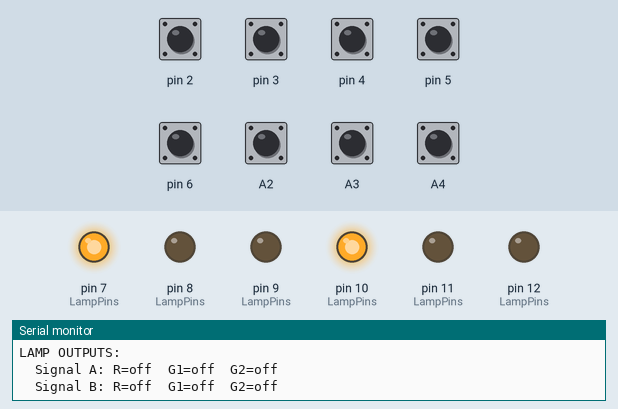
The sketch below on a simulated Arduino Uno, built with avr-gcc and run on an emulated ATmega328P. Shown: output pins drawn as LEDs (lit = HIGH), the last lines printed to the serial monitor. Inputs (shaded band) come from the test bench; at power-on: A2–4, pin 2–6 HIGH.

Above: at 1.2 s.
1.3 s: A4 pulled LOW for 0.15 s
At 2.4 s:
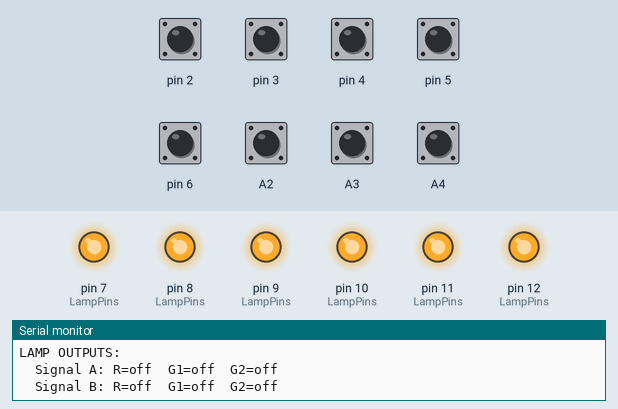
2.9 s: pin 3 pulled LOW for 0.15 s
At 3.11 s:
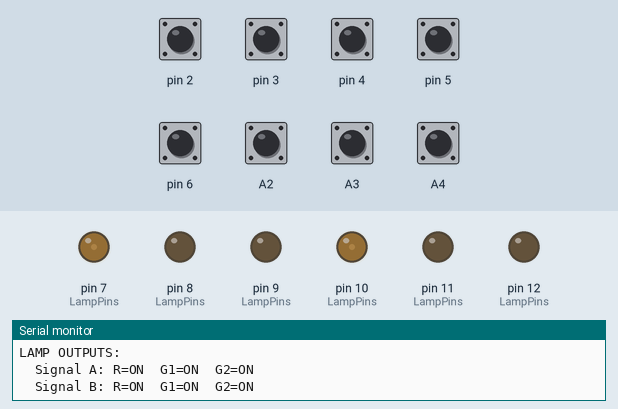
At 3.47 s:
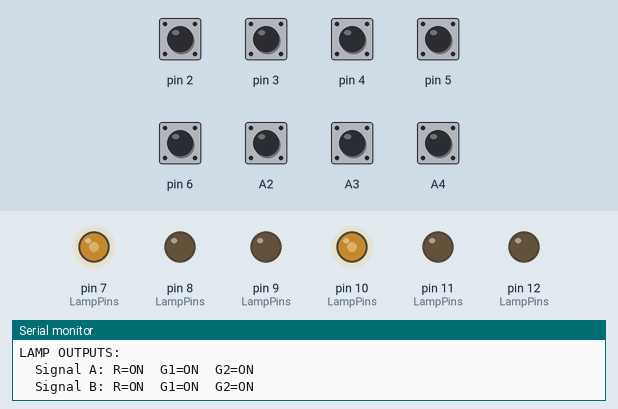
Timing chart, 0 to 5.9 s (numbered marks = the images above; inputs shaded):
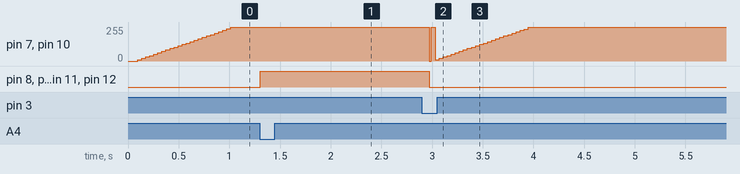

The sketch:

SignalLys_2X_Momentbrytere.ino
```cpp
#include <EEPROM.h>

// Uncomment to enable serial monitor output
#define SERIAL_MONITOR_ENABLED
#define DEBUG_MSG

enum Direction {
  DIR_NONE = 0,
  DIR_A_TO_B = 1,
  DIR_B_TO_A = 2
};

struct Pins {
  // Inputs (active-low)
  static const uint8_t Train = 2;
  static const uint8_t PBA = 3;  // Pushbutton A
  static const uint8_t PBB = 4;  // Pushbutton B
  static const uint8_t SCA = 5;  // Switch A closed
  static const uint8_t SCB = A2; // Switch B closed
  static const uint8_t SCC = 6;  // Switch C closed
  static const uint8_t SCD = A3; // Switch D closed
  static const uint8_t Debug = A4;
  static const uint8_t SerialEnable = A5;

  // Outputs – Signal A
  static const uint8_t A_R = 7;
  static const uint8_t A_G1 = 9;
  static const uint8_t A_G2 = 8;

  // Outputs – Signal B
  static const uint8_t B_R = 10;
  static const uint8_t B_G1 = 12;
  static const uint8_t B_G2 = 11;
};

class DebouncedActiveLow {
public:
  void Begin(uint8_t pin) {
    _pin = pin;
    _stable = ReadRaw();
    _lastStable = _stable;
    _changedAt = millis();
  }

  bool PressedEvent(uint32_t debounceMs, const char* debugName = nullptr) {
    bool raw = ReadRaw();
    if (raw != _stable) {
      _stable = raw;
      _changedAt = millis();
    }
    if ((millis() - _changedAt) < debounceMs) return false;

    bool now = _stable;
    bool was = _lastStable;

    // Only print when state actually changes (edge detection moment)
    if (now != was && debugName != nullptr) {
      Serial.print("EDGE DETECT ");
      Serial.print(debugName);
      Serial.print(": was=");
      Serial.print(was);
      Serial.print(" now=");
      Serial.print(now);
      Serial.print(" result=");
      Serial.println((was == true && now == false) ? "PRESS" : "release");
    }

    _lastStable = now;

    return (was == true && now == false);  // falling edge = press
  }

  bool IsActive(uint32_t debounceMs) {
    bool raw = ReadRaw();
    if (raw != _stable) {
      _stable = raw;
      _changedAt = millis();
    }
    if ((millis() - _changedAt) < debounceMs) return !raw;
    return !_stable;  // active-low
  }

private:
  bool ReadRaw() const {
    return digitalRead(_pin) == HIGH;
  }

  uint8_t _pin = 0;
  bool _stable = true;
  bool _lastStable = true;
  uint32_t _changedAt = 0;
};

// Debug states: 0=OFF, 1=ALL_ON, 2=CYCLE, 3=MAN_0, 4=MAN_1, 5=MAN_2, 6=MAN_3, 7=MAN_4, 8=MAN_5
static const uint8_t DBG_OFF = 0;
static const uint8_t DBG_ALL_ON = 1;
static const uint8_t DBG_CYCLE = 2;
static const uint8_t DBG_MAN_0 = 3;
static const uint8_t DBG_MAN_1 = 4;
static const uint8_t DBG_MAN_2 = 5;
static const uint8_t DBG_MAN_3 = 6;
static const uint8_t DBG_MAN_4 = 7;
static const uint8_t DBG_MAN_5 = 8;

static const int EepromAddrDirection = 0;

static Direction g_direction = DIR_NONE;  // Current direction state
static uint8_t g_dbgState = DBG_OFF;
static uint8_t g_cycleStep = 0;      // for CYCLE mode LED stepping
static uint32_t g_dbgLast = 0;
static uint8_t g_flashCount = 6;     // for exit flash sequence (6 = complete/not flashing)
static bool g_flashOn = false;

// Switch state tracking for change detection
static bool g_prevSCA = false;
static bool g_prevSCB = false;
static bool g_prevSCC = false;
static bool g_prevSCD = false;

// Train detection - IIR filter with hysteresis (Schmitt trigger) + delay
static int32_t g_trainAccum = 0;             // Accumulated "HIGH time" in ms
static uint32_t g_trainLastSample = 0;       // Last sample timestamp
static const int32_t TrainFilterMs = 20;     // Filter window ~20ms
static const int32_t TrainHighThresh = 12;   // 60% - must exceed to go HIGH
static const int32_t TrainLowThresh = 8;     // 40% - must drop below to go LOW
static bool g_trainFiltered = false;         // Filtered train state (after debounce)
static uint32_t g_trainDetectedAt = 0;       // When filtered state first went HIGH
static const uint32_t TrainDelayMs = 1000;   // 2 second delay before taking effect

static const uint32_t FadeMs      = 1000;
static const uint16_t PwmPeriodUs = 1000;
static const uint8_t  FadeSteps   = 60;

static DebouncedActiveLow g_btnA;
static DebouncedActiveLow g_btnB;
static DebouncedActiveLow g_swA;
static DebouncedActiveLow g_swB;
static DebouncedActiveLow g_swC;
static DebouncedActiveLow g_swD;
static DebouncedActiveLow g_btnDbg;


// EEPROM functions - kept for future use but not currently active
static void LoadDirection() {
  uint8_t val = EEPROM.read(EepromAddrDirection);
  if (val <= DIR_B_TO_A) {
    g_direction = static_cast<Direction>(val);
  } else {
    g_direction = DIR_NONE;
  }
}

static void SaveDirection() {
  EEPROM.update(EepromAddrDirection, static_cast<uint8_t>(g_direction));
}

static void ResetDirectionToKnown() {
  g_direction = DIR_NONE;
  EEPROM.update(EepromAddrDirection, DIR_NONE);
}

static void WriteLamp(uint8_t pin, bool on) {
  digitalWrite(pin, on ? HIGH : LOW);
}

static void SetAllLamps(bool on) {
  WriteLamp(Pins::A_R, on);
  WriteLamp(Pins::A_G1, on);
  WriteLamp(Pins::A_G2, on);
  WriteLamp(Pins::B_R, on);
  WriteLamp(Pins::B_G1, on);
  WriteLamp(Pins::B_G2, on);
}

static void SetOneLampByStep(uint8_t step) {
  SetAllLamps(false);
  switch (step % 6) {
    case 0: WriteLamp(Pins::A_G1, true); break;
    case 1: WriteLamp(Pins::A_G2, true); break;
    case 2: WriteLamp(Pins::A_R, true); break;
    case 3: WriteLamp(Pins::B_G1, true); break;
    case 4: WriteLamp(Pins::B_G2, true); break;
    default: WriteLamp(Pins::B_R, true); break;
  }
}

static void FadeGroup(uint8_t* pins, uint8_t count, bool fadeIn, uint32_t totalMs) {
  if (count == 0) return;
  uint32_t stepMs = totalMs / FadeSteps;
  for (uint8_t i = 0; i < FadeSteps; i++) {
    uint8_t duty = fadeIn
      ? (uint8_t)((uint32_t)i * 255 / (FadeSteps - 1))
      : (uint8_t)(255 - (uint32_t)i * 255 / (FadeSteps - 1));
    uint32_t deadline = millis() + stepMs;
    uint16_t highUs = (uint32_t)duty * PwmPeriodUs / 255;
    uint16_t lowUs  = PwmPeriodUs - highUs;
    while (millis() < deadline) {
      if (highUs > 0) {
        for (uint8_t j = 0; j < count; j++) digitalWrite(pins[j], HIGH);
        delayMicroseconds(highUs);
      }
      if (lowUs > 0) {
        for (uint8_t j = 0; j < count; j++) digitalWrite(pins[j], LOW);
        delayMicroseconds(lowUs);
      }
    }
  }
  for (uint8_t j = 0; j < count; j++)
    digitalWrite(pins[j], fadeIn ? HIGH : LOW);
}


static const uint8_t LampPins[6] = {
  Pins::A_R, Pins::A_G1, Pins::A_G2,
  Pins::B_R, Pins::B_G1, Pins::B_G2
};

static void ApplyNormalOutputs(bool scaClosed, bool scbClosed, bool sccClosed, bool scdClosed, Direction dir) {
  // Direction None → both Red
  if (dir == DIR_NONE) {
    WriteLamp(Pins::A_R, true);
    WriteLamp(Pins::A_G1, false);
    WriteLamp(Pins::A_G2, false);
    WriteLamp(Pins::B_R, true);
    WriteLamp(Pins::B_G1, false);
    WriteLamp(Pins::B_G2, false);
    return;
  }

  if (dir == DIR_A_TO_B) {
    // Signal A can only be green if SCB is closed (thrown)
    bool aCanBeGreen = scbClosed;
    WriteLamp(Pins::A_R, !aCanBeGreen);
    WriteLamp(Pins::A_G1, aCanBeGreen);
    WriteLamp(Pins::A_G2, aCanBeGreen && scaClosed);
    WriteLamp(Pins::B_R, true);
    WriteLamp(Pins::B_G1, false);
    WriteLamp(Pins::B_G2, false);
  } else { // DIR_B_TO_A
    // Signal B requires SCB closed for any green
    // Green2 requires SCB, SCC, and SCD all closed
    bool bCanBeGreen = scbClosed;
    WriteLamp(Pins::A_R, true);
    WriteLamp(Pins::A_G1, false);
    WriteLamp(Pins::A_G2, false);
    WriteLamp(Pins::B_R, !bCanBeGreen);
    WriteLamp(Pins::B_G1, bCanBeGreen);
    WriteLamp(Pins::B_G2, bCanBeGreen && sccClosed && scdClosed);
  }
}

static void ApplyNormalOutputsSlowly(bool scaClosed, bool scbClosed, bool sccClosed, bool scdClosed, Direction dir) {
  bool desired[6];
  if (dir == DIR_NONE) {
    desired[0] = true;  desired[1] = false; desired[2] = false;
    desired[3] = true;  desired[4] = false; desired[5] = false;
  } else if (dir == DIR_A_TO_B) {
    bool aGreen = scbClosed;
    desired[0] = !aGreen;
    desired[1] = aGreen;
    desired[2] = aGreen && scaClosed;
    desired[3] = true;  desired[4] = false; desired[5] = false;
  } else {
    bool bGreen = scbClosed;
    desired[0] = true;  desired[1] = false; desired[2] = false;
    desired[3] = !bGreen;
    desired[4] = bGreen;
    desired[5] = bGreen && sccClosed && scdClosed;
  }

  uint8_t toOff[6]; uint8_t offCount = 0;
  uint8_t toOn[6];  uint8_t onCount  = 0;
  for (uint8_t i = 0; i < 6; i++) {
    bool cur = (digitalRead(LampPins[i]) == HIGH);
    if (cur && !desired[i])  toOff[offCount++] = LampPins[i];
    if (!cur && desired[i])  toOn[onCount++]   = LampPins[i];
  }
  if (offCount == 0 && onCount == 0) return;

  FadeGroup(toOff, offCount, false, FadeMs);
  FadeGroup(toOn,  onCount,  true,  FadeMs);
}

static void AdvanceDebugState() {
  if (g_dbgState == DBG_MAN_5) {
    // Transition to OFF - start flash sequence
    g_dbgState = DBG_OFF;
    g_flashCount = 0;
    g_flashOn = true;
    g_dbgLast = millis();
    SetAllLamps(true);
  } else {
    g_dbgState++;
    if (g_dbgState == DBG_CYCLE) {
      g_cycleStep = 0;
      g_dbgLast = millis();
    }
  }
}

static void RunDebug(uint32_t now) {
  if (g_dbgState == DBG_ALL_ON) {
    SetAllLamps(true);
    return;
  }

  if (g_dbgState == DBG_CYCLE) {
    if (now - g_dbgLast >= 1000) {
      g_dbgLast = now;
      g_cycleStep = (g_cycleStep + 1) % 6;
    }
    SetOneLampByStep(g_cycleStep);
    return;
  }

  // MAN_0 to MAN_5: show one LED based on state (state 3 = step 0, state 8 = step 5)
  if (g_dbgState >= DBG_MAN_0 && g_dbgState <= DBG_MAN_5) {
    SetOneLampByStep(g_dbgState - DBG_MAN_0);
  }
}

// Returns true while flashing is in progress
static bool RunExitFlash(uint32_t now) {
  if (g_flashCount >= 6) return false;  // 3 on + 3 off = 6 transitions done

  if (now - g_dbgLast >= 500) {
    g_dbgLast = now;
    g_flashOn = !g_flashOn;
    g_flashCount++;
    SetAllLamps(g_flashOn);
  }
  return true;
}

#ifdef SERIAL_MONITOR_ENABLED
// Unified debug state tracking
struct DebugState {
  uint8_t pba, pbb, train;
  uint8_t sca, scb, scc, scd;
  Direction dir;
  uint32_t lastPrintTime;
  bool initialized;
};
static DebugState g_dbg = {0, 0, 0, 0, 0, 0, 0, DIR_NONE, 0, false};

static void PrintFullState(const char* reason) {
  Serial.println();
  Serial.print("=== ");
  Serial.print(reason);
  Serial.println(" ===");

  // Raw pin readings (0=LOW/active, 1=HIGH/inactive for active-low inputs)
  Serial.println("RAW PINS (0=LOW, 1=HIGH):");
  Serial.print("  Buttons: PBA(D3)=");
  Serial.print(digitalRead(Pins::PBA));
  Serial.print("  PBB(D4)=");
  Serial.println(digitalRead(Pins::PBB));

  Serial.print("  Train:   D2=");
  Serial.println(digitalRead(Pins::Train));

  Serial.print("  Switches: SCA(D5)=");
  Serial.print(digitalRead(Pins::SCA));
  Serial.print("  SCB(A2)=");
  Serial.print(digitalRead(Pins::SCB));
  Serial.print("  SCC(D6)=");
  Serial.print(digitalRead(Pins::SCC));
  Serial.print("  SCD(A3)=");
  Serial.println(digitalRead(Pins::SCD));

  // Debounced button states (important for edge detection)
  Serial.print("DEBOUNCED BUTTONS: PBA=");
  Serial.print(g_btnA.IsActive(25) ? "PRESSED" : "released");
  Serial.print("  PBB=");
  Serial.println(g_btnB.IsActive(25) ? "PRESSED" : "released");

  // Switches (raw is fine, they're stable)
  Serial.print("SWITCHES: A=");
  Serial.print(digitalRead(Pins::SCA) == LOW ? "CLOSED" : "open");
  Serial.print("  B=");
  Serial.print(digitalRead(Pins::SCB) == LOW ? "CLOSED" : "open");
  Serial.print("  C=");
  Serial.print(digitalRead(Pins::SCC) == LOW ? "CLOSED" : "open");
  Serial.print("  D=");
  Serial.println(digitalRead(Pins::SCD) == LOW ? "CLOSED" : "open");

  // Current state
  Serial.println("LOGIC STATE:");
  Serial.print("  Direction: ");
  if (g_direction == DIR_NONE) Serial.println("None");
  else if (g_direction == DIR_A_TO_B) Serial.println("A->B");
  else Serial.println("B->A");

  Serial.print("  Train present: ");
  Serial.println(digitalRead(Pins::Train) == HIGH ? "YES (raw)" : "no (raw)");
  Serial.print("Train accumulated : ");
  Serial.println(g_trainAccum);

  // Signal lamp outputs
  Serial.println("LAMP OUTPUTS:");
  Serial.print("  Signal A: R=");
  Serial.print(digitalRead(Pins::A_R) ? "ON" : "off");
  Serial.print("  G1=");
  Serial.print(digitalRead(Pins::A_G1) ? "ON" : "off");
  Serial.print("  G2=");
  Serial.println(digitalRead(Pins::A_G2) ? "ON" : "off");

  Serial.print("  Signal B: R=");
  Serial.print(digitalRead(Pins::B_R) ? "ON" : "off");
  Serial.print("  G1=");
  Serial.print(digitalRead(Pins::B_G1) ? "ON" : "off");
  Serial.print("  G2=");
  Serial.println(digitalRead(Pins::B_G2) ? "ON" : "off");
  Serial.println();
}

static void HandleSerialInput() {
  if (Serial.available() > 0) {
    char c = Serial.read();
    if (c == 's' || c == 'S') {
      PrintFullState("STATUS REQUEST");
    } else if (c == '?') {
      Serial.println();
      Serial.println("Commands: s=status, ?=help");
    }
  }
}

static void DebugCheckAndPrint(bool pressedA, bool pressedB) {
  HandleSerialInput();
  uint32_t now = millis();

  // Read current raw states
  uint8_t pba = digitalRead(Pins::PBA);
  uint8_t pbb = digitalRead(Pins::PBB);
  uint8_t train = digitalRead(Pins::Train);
  uint8_t sca = digitalRead(Pins::SCA);
  uint8_t scb = digitalRead(Pins::SCB);
  uint8_t scc = digitalRead(Pins::SCC);
  uint8_t scd = digitalRead(Pins::SCD);

  // Check for button press events
  if (pressedA) {
    PrintFullState("PBA PRESSED");
    g_dbg.lastPrintTime = now;
    return;
  }
  if (pressedB) {
    PrintFullState("PBB PRESSED");
    g_dbg.lastPrintTime = now;
    return;
  }

  // Check for direction change
  if (g_dbg.initialized && g_dbg.dir != g_direction) {
    PrintFullState("DIRECTION CHANGED");
    g_dbg.dir = g_direction;
    g_dbg.lastPrintTime = now;
    return;
  }

  // Check for any input state change
  bool changed = !g_dbg.initialized ||
                 pba != g_dbg.pba || pbb != g_dbg.pbb ||
                 train != g_dbg.train ||
                 sca != g_dbg.sca || scb != g_dbg.scb ||
                 scc != g_dbg.scc || scd != g_dbg.scd;

  // Print on change or every 60 seconds
  bool timeout = (now - g_dbg.lastPrintTime) >= 60000;

  if (changed) {
    PrintFullState("INPUT CHANGED");
  } else if (timeout) {
    PrintFullState("PERIODIC (60s)");
  } else {
    return;  // No print needed
  }

  // Update saved state
  g_dbg.pba = pba;
  g_dbg.pbb = pbb;
  g_dbg.train = train;
  g_dbg.sca = sca;
  g_dbg.scb = scb;
  g_dbg.scc = scc;
  g_dbg.scd = scd;
  g_dbg.dir = g_direction;
  g_dbg.lastPrintTime = now;
  g_dbg.initialized = true;
}
#endif

void setup() {
  pinMode(Pins::Debug, INPUT_PULLUP);
  pinMode(Pins::SerialEnable, INPUT_PULLUP);

  delay(5);
  bool debugHeldAtBoot = (digitalRead(Pins::Debug) == LOW);
  if (debugHeldAtBoot) {
    ResetDirectionToKnown();
  }
  // EEPROM loading disabled - direction starts as None
  // else LoadDirection();
  g_direction = DIR_NONE;

#ifdef SERIAL_MONITOR_ENABLED
  Serial.begin(115200);
  Serial.println("Signal controller started");
#endif

  pinMode(Pins::Train, INPUT_PULLUP);
  pinMode(Pins::PBA, INPUT_PULLUP);
  pinMode(Pins::PBB, INPUT_PULLUP);
  pinMode(Pins::SCA, INPUT_PULLUP);
  pinMode(Pins::SCB, INPUT_PULLUP);
  pinMode(Pins::SCC, INPUT_PULLUP);
  pinMode(Pins::SCD, INPUT_PULLUP);

  pinMode(Pins::A_R, OUTPUT);
  pinMode(Pins::A_G1, OUTPUT);
  pinMode(Pins::A_G2, OUTPUT);
  pinMode(Pins::B_R, OUTPUT);
  pinMode(Pins::B_G1, OUTPUT);
  pinMode(Pins::B_G2, OUTPUT);

  g_btnA.Begin(Pins::PBA);
  g_btnB.Begin(Pins::PBB);
  g_swA.Begin(Pins::SCA);
  g_swB.Begin(Pins::SCB);
  g_swC.Begin(Pins::SCC);
  g_swD.Begin(Pins::SCD);
  g_btnDbg.Begin(Pins::Debug);

  // Initialize previous switch states
  g_prevSCA = g_swA.IsActive(0);
  g_prevSCB = g_swB.IsActive(0);
  g_prevSCC = g_swC.IsActive(0);
  g_prevSCD = g_swD.IsActive(0);

  // Initialize train filter timestamp
  g_trainLastSample = millis();
}

void loop() {
  const uint32_t DebounceMs = 5;  // Reduced - hardware RC filter handles debounce
  uint32_t now = millis();

  // Train detection with IIR filter (leaky integrator) for debounce
  bool trainRawPin = (digitalRead(Pins::Train) == HIGH);
  uint32_t elapsed = now - g_trainLastSample;
  g_trainLastSample = now;

  // Leaky integrator: accumulate HIGH time, drain LOW time
  if (trainRawPin) {
    g_trainAccum += elapsed;
    if (g_trainAccum > TrainFilterMs) g_trainAccum = TrainFilterMs;
  } else {
    g_trainAccum -= elapsed;
    if (g_trainAccum < 0) g_trainAccum = 0;
  }

  // Schmitt trigger: hysteresis to prevent oscillation
  bool trainFiltered;
  if (g_trainFiltered) {
    // Currently HIGH - must drop below 40% to go LOW
    trainFiltered = (g_trainAccum >= TrainLowThresh);
  } else {
    // Currently LOW - must exceed 60% to go HIGH
    trainFiltered = (g_trainAccum > TrainHighThresh);
  }

  // Track when filtered state first goes HIGH (start 2-second delay timer)
  if (trainFiltered && !g_trainFiltered) {
    g_trainDetectedAt = now;
  }
  g_trainFiltered = trainFiltered;

  // Train is only "present" for logic after 2 seconds of continuous filtered detection
  bool train = g_trainFiltered && (now - g_trainDetectedAt >= TrainDelayMs);

  // Track raw button state for debug
#ifdef SERIAL_MONITOR_ENABLED
  static uint8_t lastRawPBA = 1;
  static uint8_t lastRawPBB = 1;
  uint8_t rawPBA = digitalRead(Pins::PBA);
  uint8_t rawPBB = digitalRead(Pins::PBB);
  if (rawPBA != lastRawPBA) {
    Serial.print("*** PBA RAW CHANGED: ");
    Serial.print(lastRawPBA);
    Serial.print(" -> ");
    Serial.println(rawPBA);
    lastRawPBA = rawPBA;
  }
  if (rawPBB != lastRawPBB) {
    Serial.print("*** PBB RAW CHANGED: ");
    Serial.print(lastRawPBB);
    Serial.print(" -> ");
    Serial.println(rawPBB);
    lastRawPBB = rawPBB;
  }
#endif

  bool dbgPressed = g_btnDbg.PressedEvent(DebounceMs, nullptr);
  bool pressedA = g_btnA.PressedEvent(DebounceMs, "PBA");
  bool pressedB = g_btnB.PressedEvent(DebounceMs, "PBB");
  bool anySignalPressed = pressedA || pressedB;

#ifdef SERIAL_MONITOR_ENABLED
  if (pressedA) Serial.println("*** PressedEvent: PBA = TRUE ***");
  if (pressedB) Serial.println("*** PressedEvent: PBB = TRUE ***");
  DebugCheckAndPrint(pressedA, pressedB);
#endif

  // Handle exit flash sequence (runs after MAN_5 -> OFF transition)
  if (g_dbgState == DBG_OFF && g_flashCount < 6) {
    if (RunExitFlash(now)) {
      return;  // still flashing
    }
  }

  // Cancel debug mode if signal button pressed
  if (anySignalPressed && g_dbgState != DBG_OFF) {
    g_dbgState = DBG_OFF;
    g_flashCount = 6;  // skip flash sequence on cancel
    SetAllLamps(false);
    return;  // cancel debug only; do not change direction on same press
  }

  // Advance debug state on debug button press
  if (dbgPressed) {
    AdvanceDebugState();
  }

  // Run debug mode if active
  if (g_dbgState != DBG_OFF) {
    RunDebug(now);
    return;
  }

  // Read switch states
  bool scaClosed = g_swA.IsActive(DebounceMs);
  bool scbClosed = g_swB.IsActive(DebounceMs);
  bool sccClosed = g_swC.IsActive(DebounceMs);
  bool scdClosed = g_swD.IsActive(DebounceMs);

  // Train present forces Direction to None
  if (train) {
    g_direction = DIR_NONE;
  }

  // Check for switch changes - any change forces Direction to None
  // Only check when direction is already set (not None)
  if (g_direction != DIR_NONE) {
    if (scaClosed != g_prevSCA || scbClosed != g_prevSCB || sccClosed != g_prevSCC || scdClosed != g_prevSCD) {
      g_direction = DIR_NONE;
    }
  }

  // Always update previous states before button handling
  g_prevSCA = scaClosed;
  g_prevSCB = scbClosed;
  g_prevSCC = sccClosed;
  g_prevSCD = scdClosed;

  // Normal operation - button presses only work when Direction is None and no train
  // Additionally, SCB must be closed for either direction to be set
#ifdef SERIAL_MONITOR_ENABLED
  if (pressedA || pressedB) {
    Serial.println();
    Serial.println(">>> BUTTON EVENT <<<");
    Serial.print("  pressedA=");
    Serial.print(pressedA);
    Serial.print("  pressedB=");
    Serial.println(pressedB);
    Serial.print("  Condition: !train=");
    Serial.print(!train);
    Serial.print("  dir==None=");
    Serial.print(g_direction == DIR_NONE);
    Serial.print("  scbClosed=");
    Serial.println(scbClosed);
    Serial.print("  ALL CONDITIONS MET: ");
    Serial.println((!train && g_direction == DIR_NONE && scbClosed) ? "YES" : "NO");
  }
#endif
  if (!train && g_direction == DIR_NONE && scbClosed) {
    if (pressedA) {
      g_direction = DIR_A_TO_B;
#ifdef SERIAL_MONITOR_ENABLED
      Serial.println("  -> Direction set to A->B");
#endif
    } else if (pressedB) {
      g_direction = DIR_B_TO_A;
#ifdef SERIAL_MONITOR_ENABLED
      Serial.println("  -> Direction set to B->A");
#endif
    }
  }

  ApplyNormalOutputsSlowly(scaClosed, scbClosed, sccClosed, scdClosed, g_direction);
}
```

Measured:
- after the input at 1.3 s, pin 8 (LampPins), pin 9 (LampPins), pin 11 (LampPins), pin 12 (LampPins): LOW → HIGH at once
- after the input at 2.9 s, pin 7 (LampPins), pin 10 (LampPins): ramps from 0/255 to 255/255 and jumps back, once every 0.06 s; pin 8 (LampPins), pin 9 (LampPins), pin 11 (LampPins), pin 12 (LampPins): HIGH → LOW after 0.07 s
